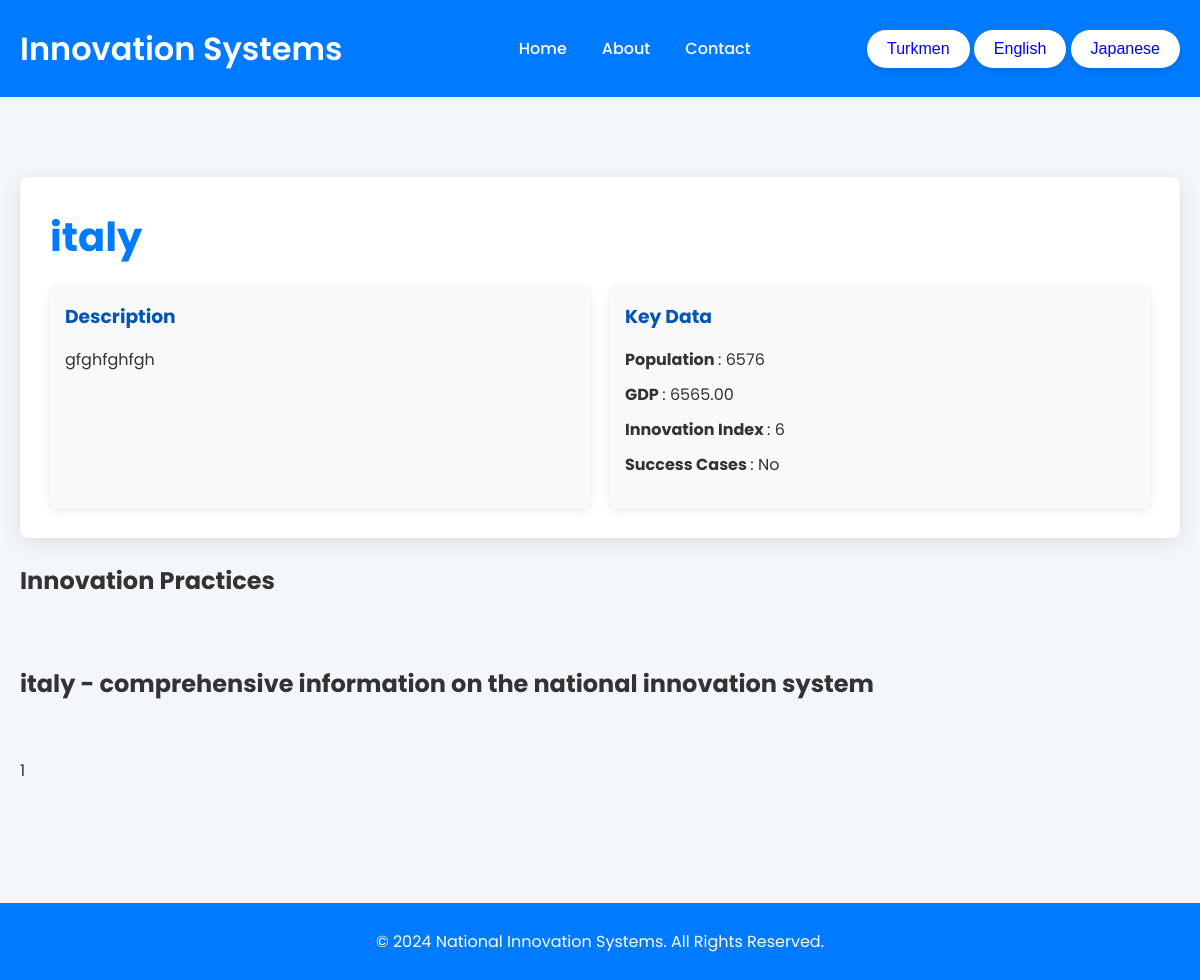
The app's page /country/2/en with its own data.
### Nis_app/models.py (models this page shows, shortened)
class Country(models.Model):
    name_tk = models.CharField(max_length=100)
    name_en = models.CharField(max_length=100)
    name_ja = models.CharField(max_length=100)
    population = models.BigIntegerField()
    flag = models.ImageField(upload_to="flags/", blank=True, null=True)
    gdp = models.DecimalField(max_digits=15, decimal_places=2)
    innovation_index_rank = models.IntegerField()
    description_tk = models.TextField()
    description_en = models.TextField()
    description_ja = models.TextField()
    huge_data_tk = models.TextField()
    huge_data_en = models.TextField()
    huge_data_ja = models.TextField()

### Nis_app/views.py (the view)
# urls.py: path('country/<int:pk>/<str:lg>', views.country_detail, name='country_detail'),
def country_detail(request, pk, lg):
    country = Country.objects.get(pk=pk)
    practices = InnovationPractice.objects.filter(country=country)
    print(practices.count())
    return render(request, 'country_detail.html', {'country': country, 'practices': practices, "LANGUAGE_CODE":lg})

### templates/country_detail.html (shortened to what this page needs)
{% load static %}
<!DOCTYPE html>
<html lang="en">
<head>
    <link rel="stylesheet" href="{% static 'css/style.css' %}">
</head>
<body>
{% include "header.html" %}
    <main class="container">
        <section class="country-detail">
            <h2 class="country-title">
                {% if LANGUAGE_CODE == 'tk' %}
                    {{ country.name_tk }}
                {% elif LANGUAGE_CODE == 'en' %}
                    {{ country.name_en }}
                {% elif LANGUAGE_CODE == 'ja' %}
                    {{ country.name_ja }}
                {% else %}
                    {{ country.name_en }}
                {% endif %}
            </h2>
            <div class="country-overview">
                <div class="country-description">
                    <h3>
                        {% if LANGUAGE_CODE == 'tk' %}
                            Beýany
                        {% elif LANGUAGE_CODE == 'en' %}
                            Description
                        {% elif LANGUAGE_CODE == 'ja' %}
                            説明
                        {% else %}
                            Description
                        {% endif %}
                    </h3>
                    <p>
                        {% if LANGUAGE_CODE == 'tk' %}
                            {{ country.description_tk|linebreaks }}
                        {% elif LANGUAGE_CODE == 'en' %}
                            {{ country.description_en|linebreaks }}
                        {% elif LANGUAGE_CODE == 'ja' %}
                            {{ country.description_ja|linebreaks }}
                        {% else %}
                            {{ country.description_en|linebreaks }}
                        {% endif %}
                    </p>
                </div>
                <div class="country-data">
                    <h3>
                        {% if LANGUAGE_CODE == 'tk' %}
                            Esasy Maglumat
                        {% elif LANGUAGE_CODE == 'en' %}
                            Key Data
                        {% elif LANGUAGE_CODE == 'ja' %}
                            主要データ
                        {% else %}
                            Key Data
                        {% endif %}
                    </h3>
                    <ul>
                        <li>
                            <strong>
                                {% if LANGUAGE_CODE == 'tk' %}
                                    Ilaty
                                {% elif LANGUAGE_CODE == 'en' %}
                                    Population
                                {% elif LANGUAGE_CODE == 'ja' %}
                                    人口
                                {% else %}
                                    Population
                                {% endif %}
                            </strong>: {{ country.population }}
                        </li>
                        <li>
                            <strong>
                                {% if LANGUAGE_CODE == 'tk' %}
                                    GDP
                                {% elif LANGUAGE_CODE == 'en' %}
                                    GDP
                                {% elif LANGUAGE_CODE == 'ja' %}
                                    国内総生産
                                {% else %}
                                    GDP
                                {% endif %}
                            </strong>: {{ country.gdp }}
                        </li>
                        <li>
                            <strong>
                                {% if LANGUAGE_CODE == 'tk' %}
                                    Innowasiýadaky Orny
                                {% elif LANGUAGE_CODE == 'en' %}
                                    Innovation Index
                                {% elif LANGUAGE_CODE == 'ja' %}
                                    イノベーション指数
                                {% else %}
                                    Innovation Index
                                {% endif %}
                            </strong>: {{ country.innovation_index_rank }}
                        </li>
                        <li>
                            <strong>
                                {% if LANGUAGE_CODE == 'tk' %}
                                    Ýeňiş ýagdaýlary
                                {% elif LANGUAGE_CODE == 'en' %}
                                    Success Cases
                                {% elif LANGUAGE_CODE == 'ja' %}
                                    成功事例
                                {% else %}
                                    Success Cases
                                {% endif %}
                            </strong>:
                            {% if country.success_case %}
                                {% if LANGUAGE_CODE == 'tk' %}
                                    Hawa
                                {% elif LANGUAGE_CODE == 'en' %}
                                    Yes
                                {% elif LANGUAGE_CODE == 'ja' %}
                                    はい
                                {% else %}
                                    Yes
                                {% endif %}
                            {% else %}
                                {% if LANGUAGE_CODE == 'tk' %}
                                    Ýok
                                {% elif LANGUAGE_CODE == 'en' %}
                                    No
                                {% elif LANGUAGE_CODE == 'ja' %}
                                    いいえ
                                {% else %}
                                    No
                                {% endif %}
                            {% endif %}
                        </li>
                    </ul>
                </div>
            </div>
        </section>
        <section class="innovation-practices">
            <div style="margin-top:25px">
            {% if LANGUAGE_CODE == 'tk' %}
                <h2>Innowasiýa amallary</h2>
            {% elif LANGUAGE_CODE == 'en' %}
                <h2>Innovation Practices</h2>
            {% elif LANGUAGE_CODE == 'ja' %}
                <h2>イノベーションの実践</h2>
            {% else %}
                <h2>Innovation Practices</h2>
            {% endif %}
            </div>
            <div class="practice-container">
            </div>
        </section>
        <section class="innovation-practices">
            <div style="margin-top:25px">
                {% if LANGUAGE_CODE == 'tk' %}
                    <h2>{{country.name_tk}} - milli innowasiýa ulgamy barada giňişleýin</h2>
                {% elif LANGUAGE_CODE == 'en' %}
                    <h2>{{country.name_en}} - comprehensive information on the national innovation system</h2>
                {% elif LANGUAGE_CODE == 'ja' %}
                    <h2>{{country.name_ja}} - 国家イノベーションシステムに関する包括的な情報</h2>
                {% else %}
                    <h2>{{country.name_en}} - comprehensive information on the national innovation system</h2>
                {% endif %}
                </div>
                {% if LANGUAGE_CODE == 'tk' %}
                    <p>&nbsp;&nbsp;&nbsp;&nbsp;&nbsp;&nbsp;&nbsp;&nbsp;{{country.huge_data_tk|linebreaks}}</p>
                {% elif LANGUAGE_CODE == 'en' %}
                    <p>&nbsp;&nbsp;&nbsp;&nbsp;&nbsp;&nbsp;&nbsp;&nbsp;{{country.huge_data_en|linebreaks}}</p>
                {% elif LANGUAGE_CODE == 'ja' %}
                    <p>&nbsp;&nbsp;&nbsp;&nbsp;&nbsp;&nbsp;&nbsp;&nbsp;{{country.huge_data_ja|linebreaks}}</p>
                {% else %}
                    <p>&nbsp;&nbsp;&nbsp;&nbsp;&nbsp;&nbsp;&nbsp;&nbsp;{{country.huge_data_en|linebreaks}}</p>
                {% endif %}
        </section>
    </main>
    <footer class="footer">
        <p>
            {% if LANGUAGE_CODE == 'tk' %}
                &copy; 2024 Milli innowasiýa ulgamlary. Ähli hukuklar goralandyr.
            {% elif LANGUAGE_CODE == 'en' %}
                &copy; 2024 National Innovation Systems. All Rights Reserved.
            {% elif LANGUAGE_CODE == 'ja' %}
                &copy; 2024 国家イノベーションシステム。無断転載を禁じます。
            {% else %}
                &copy; 2024 National Innovation Systems. All Rights Reserved.
            {% endif %}
        </p>
    </footer>
</body>
</html>

### static/css/style.css (style rules this page uses)
body { font-family: 'Poppins', sans-serif; background-color: #f8f9fa; color: #343a40; margin: 0; padding: 0; }
h1, h2, h3 { margin: 0; }
.container { max-width: 1200px; margin: 40px auto; padding: 0 20px; }
.country-info, .innovation-practices { margin-bottom: 40px; }
.footer { background-color: #007bff; color: white; padding: 20px; text-align: center; position: relative; bottom: 0; }
body { font-family: 'Poppins', sans-serif; margin: 0; padding: 0; background-color: #f4f7f9; color: #333; }
.container { padding: 40px 20px; }
.country-detail { background-color: white; border-radius: 8px; padding: 30px; box-shadow: 0 4px 20px rgba(0, 0, 0, 0.1); }
.country-title { font-size: 2.5rem; margin-bottom: 20px; color: #007bff; }
.country-overview { display: flex; flex-wrap: wrap; gap: 20px; }
.country-description, .country-data { flex: 1; min-width: 300px; background-color: #f9f9f9; border-radius: 8px; padding: 15px; box-shadow: 0 2px 10px rgba(0, 0, 0, 0.1); }
.country-description h3, .country-data h3 { margin-bottom: 10px; color: #0056b3; }
.country-data ul { list-style: none; padding: 0; }
.country-data li { margin-bottom: 10px; }
.footer { background-color: #007bff; color: white; text-align: center; padding: 10px 0; position: relative; bottom: 0; width: 100%; }
.practice-container { display: flex; flex-wrap: wrap; padding: 14px; }

### records on screen
Country: name_en "italy", description_en "gfghfghfgh", population "6576", gdp "6565.00", innovation_index_rank "6", huge_data_en "1"
